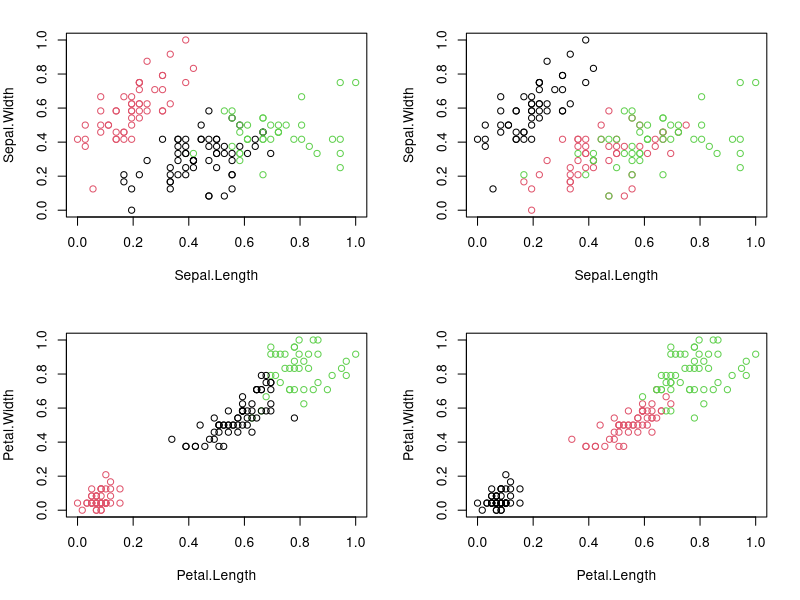

The R source for this figure:
#K-Means Clustering

require("datasets")
data("iris") # load Iris Dataset
str(iris) #view structure of dataset

summary(iris) #view statistical summary of dataset

head(iris, 3) #view top  rows of dataset

#Preprocess the dataset
#Since clustering is a type of Unsupervised Learning, 
#we would not require Class Label(output) during execution of our algorithm. 
#We will, therefore, remove Class Attribute “Species” and store it in another variable. 
#We would then normalize the attributes between 0 and 1 using our own function.

iris.new<- iris[,c(1,2,3,4)]
iris.class<- iris[,"Species"]
head(iris.new, 3)

head(iris.class, 3)

normalize <- function(x){
  return ((x-min(x))/(max(x)-min(x)))
}

iris.new$Sepal.Length<- normalize(iris.new$Sepal.Length)
iris.new$Sepal.Width<- normalize(iris.new$Sepal.Width)
iris.new$Petal.Length<- normalize(iris.new$Petal.Length)
iris.new$Petal.Width<- normalize(iris.new$Petal.Width)
head(iris.new)

#Apply the K-means clustering algorithm
result<- kmeans(iris.new,3) #aplly k-means algorithm with no. of centroids(k)=3
result$size # gives no. of records in each cluster

result$centers # gives value of cluster center datapoint value(3 centers for k=3)

result$cluster #gives cluster vector showing the custer where each record falls

#Verify results of clustering
par(mfrow=c(2,2), mar=c(5,4,2,2))
plot(iris.new[c(1,2)], col=result$cluster)# Plot to see how Sepal.Length and Sepal.Width data points have been distributed in clusters
plot(iris.new[c(1,2)], col=iris.class)# Plot to see how Sepal.Length and Sepal.Width data points have been distributed originally as per "class" attribute in dataset
plot(iris.new[c(3,4)], col=result$cluster)# Plot to see how Petal.Length and Petal.Width data points have been distributed in clusters
plot(iris.new[c(3,4)], col=iris.class)

tab<-table(result$cluster,iris.class)
tab
#Results of the table show that Cluster 1 corresponds to Virginica, 
#Cluster 2 corresponds to Versicolor 
#and Cluster 3 to Setosa.

#Total number of correctly classified instances are: 36 + 47 + 50= 133
#Total number of incorrectly classified instances are: 3 + 14= 17

#How did the model do?
#TASK: Accuracy = number of correctly classified/(total classified) = ?
#i.e our model has achieved ?% accuracy!
(133/sum(tab))*100


